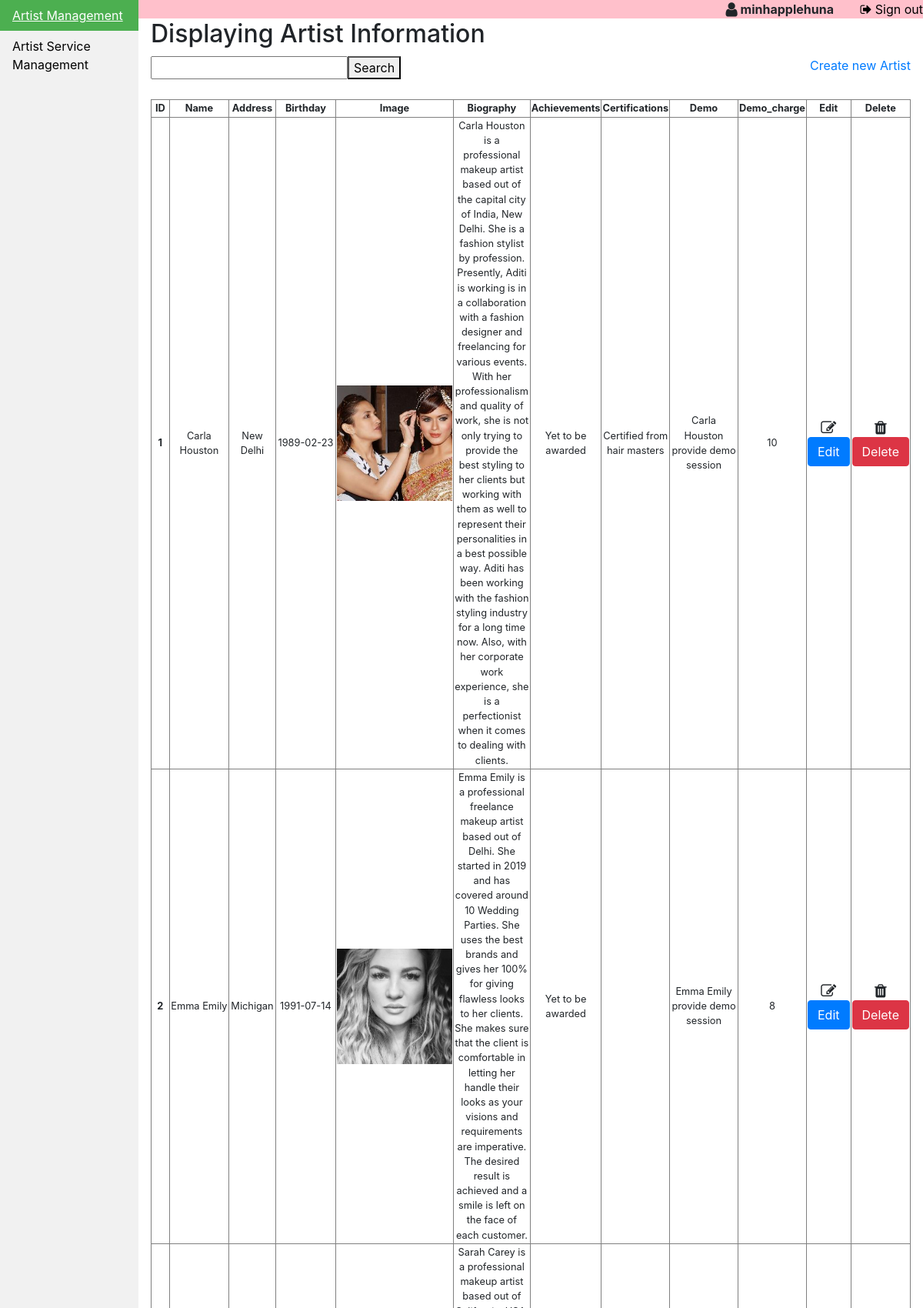
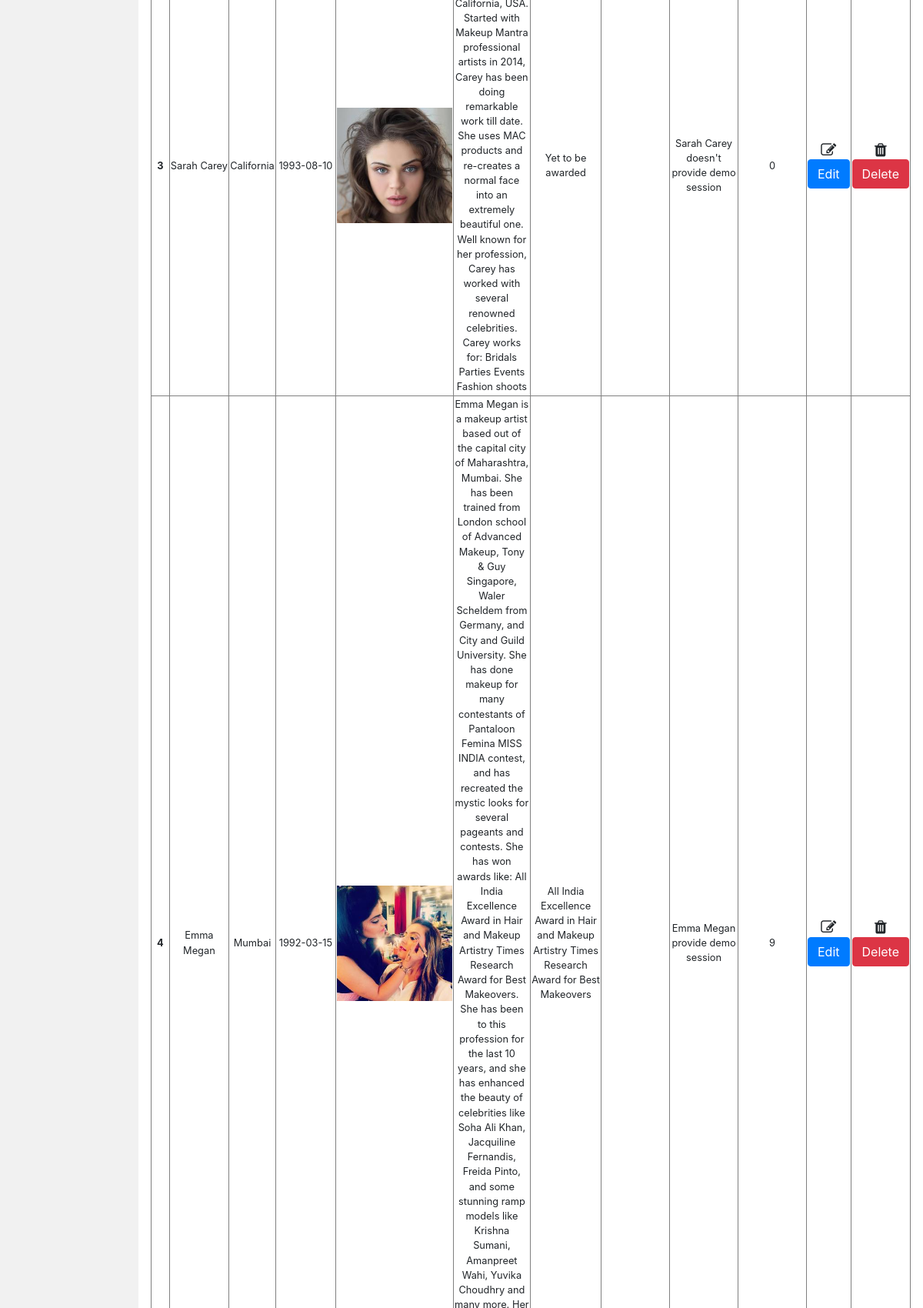
The app's page /AdminSystem.php (signed in, upper part) with its own data (2 pictures, top to bottom).
### tables this page shows
CREATE TABLE `artist_information` (
  `ID` int(11) NOT NULL,
  `Name` varchar(30) NOT NULL,
  `Address` varchar(30) NOT NULL,
  `Birthday` date NOT NULL,
  `img_path` varchar(255) NOT NULL,
  `Biography` text DEFAULT NULL,
  `Achievements` text DEFAULT NULL,
  `Certifications` text DEFAULT NULL,
  `Demo` varchar(60) NOT NULL,
  `Demo_charge` float NOT NULL
);

### lib_db.php (called while the page is built, shortened)
<?php
global $link;
function select_list($sql){
	return exec_select($sql);
}
function exec_select($sql){
	global $link;
	$ret = isset($ret) ? $ret : array();
	$res = $link->query($sql);
	$err = mysqli_error($link);
	if ($res ){
		while( $row = $res->fetch_array(MYSQLI_ASSOC) )
		{
			$ret[]= $row ;
		}
	}
	return $ret;
}

### AdminSystem.php (the view, shortened to what this page needs)
<?php
    include("lib_db.php");
    $sql = "select * from artist_information";
    $datas = select_list($sql);
?>
<!DOCTYPE html>
<html lang="en">
<head>
  <link rel="stylesheet" type="text/css" href="AdminSystem.css">
  <link rel="stylesheet" href="https://cdnjs.cloudflare.com/ajax/libs/font-awesome/4.7.0/css/font-awesome.min.css">
  <link rel="stylesheet" href="https://maxcdn.bootstrapcdn.com/bootstrap/4.5.0/css/bootstrap.min.css">
</head>
<body>
    <div style="background-color:pink;" class="text-right">
    <?php
       if (isset($_SESSION['username'])){
           echo "<b style='margin-right:30px';><i class='fa fa-user fa-lg' aria-hidden='true'></i>
           ".$_SESSION['username']."</b> <a href='Logout.php' style='color:black;text-decoration:none;' >
           <i class='fa fa-sign-out' aria-hidden='true'></i>
           Sign out</a><br/>";
       }
    ?>
    </div>
<ul>
  <li><a class="active" href="#">Artist Management</a></li>
  <li><a href="Artist-Service-Management.php">Artist Service Management</a></li>
</ul>
<div id="artist">
  <h2 style="margin-left:15%;padding:1px 16px;">
      Displaying Artist Information
  </h2>
  <div style="display:flex;justify-content: space-between;">
    <form action="" method="post"style="margin-left:15%;padding:1px 16px;">
      <input type ="text" name="search"><button type="submit" name="submit_search">Search</button>
    </form>
    <a style="padding:1px 16px;" href="create_or_edit_information.php?Table=artist_information">Create new Artist</a>
  </div>
  <div class="mt-4" style="margin-left:15%;padding:1px 16px;">
  <table border='1'>
      <tr>
          <th>ID</th>
          <th>Name</th>
          <th>Address</th>
          <th>Birthday</th>
          <th>Image</th>
          <th>Biography</th>
          <th>Achievements</th>
          <th>Certifications</th>
          <th>Demo</th>
          <th>Demo_charge</th>
          <th>Edit</th>
          <th>Delete</th>
      </tr>
      <?php foreach($datas as $data){ ?>
      <tr>
          <td style="width:30px; font-weight:bold;"><?php echo $data["ID"];?></td>
          <td><?php echo $data["Name"];?></td>
          <td><?php echo $data["Address"];?></td>
          <td style="width:100px;"><?php echo $data["Birthday"];?></td>
          <td><image src="<?php echo $data["img_path"];?>" width="150"></td>
          <td><?php echo $data["Biography"];?></td>
          <td><?php echo $data["Achievements"];?></td>
          <td><?php echo $data["Certifications"];?></td>
          <td style="width:100px;"><?php echo $data["Demo"];?></td>
          <td><?php echo $data["Demo_charge"];?></td>
          <td><i class="fa fa-pencil-square-o" style="font-size:20px;" aria-hidden="true"></i>
          <a href="create_or_edit_information.php?Artist_ID=<?php echo $data['ID'];?>&Table=artist_information">
            <button class="btn btn-primary">Edit</button>
          </a>
          </td>
          <td><i class="fa fa-trash"style="font-size:20px;" aria-hidden="true"></i>
          <button type="button" class="btn btn-danger delete"  data-toggle="modal" data-target="#delete-modal">Delete</button></td>
      </tr>
      <?php } ?>
  </div>
</div>
</body>
</html>

### AdminSystem.css (style rules this page uses)
body { margin: 0; }
ul { list-style-type: none; top:0; margin: 0; padding: 0; width: 15%; background-color: #f1f1f1; position: fixed; height: 100%; overflow: auto; }
li a { display: block; color: #000; padding: 8px 16px; text-decoration: none; }
li a.active { background-color: #4CAF50; color: white; }
table { font-size:80%; text-align:center!important; }

### records on screen
artist_information: ID "1", Name "Carla Houston", Address "New Delhi", Birthday "1989-02-23", img_path (picture), Biography "Carla Houston is a professional makeup artist based out of the capital city of India, New Delhi. She is a fashion stylist by profession. Presently, Aditi is working is in a collaboration with a fashion designer and freelancing for various events. With her professionalism and quality of work, she is not only trying to provide the best styling to her clients but working with them as well to represent their personalities in a best possible way. Aditi has been working with the fashion styling industry for a long time now. Also, with her corporate work experience, she is a perfectionist when it comes to dealing with clients.", Achievements "Yet to be awarded", Certifications "Certified from hair masters", Demo "Carla Houston provide demo session", Demo_charge "10"
artist_information: ID "2", Name "Emma Emily", Address "Michigan", Birthday "1991-07-14", img_path (picture), Biography "Emma Emily is a professional freelance makeup artist based out of Delhi. She started in 2019 and has covered around 10 Wedding Parties. She uses the best brands and gives her 100% for giving flawless looks to her clients. She makes sure that the client is comfortable in letting her handle their looks as your visions and requirements are imperative. The desired result is achieved and a smile is left on the face of each customer.", Achievements "Yet to be awarded", Demo "Emma Emily provide demo session", Demo_charge "8"
artist_information: ID "3", Name "Sarah Carey", Address "California", Birthday "1993-08-10", img_path (picture), Biography "Sarah Carey is a professional makeup artist based out of California, USA. Started with Makeup Mantra professional artists in 2014, Carey has been doing remarkable work till date. She uses MAC products and re-creates a normal face into an extremely beautiful one. Well known for her profession, Carey has worked with several renowned celebrities. Carey works for: Bridals Parties Events Fashion shoots", Achievements "Yet to be awarded", Demo "Sarah Carey doesn't provide demo session", Demo_charge "0"
artist_information: ID "4", Name "Emma Megan", Address "Mumbai", Birthday "1992-03-15", img_path (picture), Achievements "All India Excellence Award in Hair and Makeup Artistry Times Research Award for Best Makeovers", Demo "Emma Megan provide demo session", Demo_charge "9"

### other values on screen
$_SESSION['username'] "minhapplehuna"
